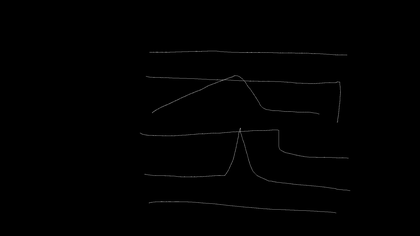
%> input picture Jay_TPS/TPS_課程二/TPS_bounding_box/6297005097746432.tif, 420 x 236 px, shrunk from 1920 x 1080 before the run
$ octave sort_delet_y.m   (GNU Octave 9; MATLAB toolbox functions it lacks are replaced by stand-ins)
%> lines starting %> are read from the running program, lines starting %| are printed output that depends on the picture; in (x1, y1, x2, y2) boxes, pixels count from 0 and x2, y2 are one past the last pixel; in counts of white or black regions, pixels touching at a corner belong together; the program's own positions count from 1
clear all;
close all;
clc;

tif_pic = dir('6297005097746432.tif');
pic=imread(tif_pic(1).name);
%> pic is the input picture: size 236x420 uint8; min 0, max 112, mean 0.9

pic=pic>0;
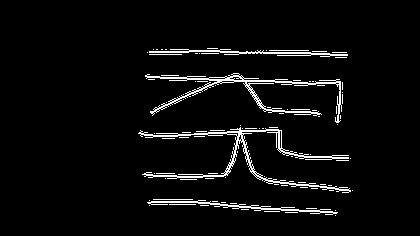
%> pic: size 236x420 logical; 4.4% white in thin lines or dots, all inside (x1, y1, x2, y2) = (138, 48, 353, 216)
[x,y]=find(pic);
%> x = 4342 values from 49 to 216; y = 4342 values from 139 to 353
xminimum=min(x);            %x取最小座標
%> xminimum = 49
yminimum=min(y);            %y取最小座標
%> yminimum = 139
xmaximum=max(x);            %x取最大座標
%> xmaximum = 216
ymaximum=max(y);            %y取最大座標
%> ymaximum = 353
x=x-xminimum+1;               %所有座標減去最小值,讓圖片可貼在(1,1)上
%> x = 4342 values, max 168 at index 4038, min 1 at index 1253, mean 80.82
y=y-yminimum+1;               %所有座標減去最小值,讓圖片可貼在(1,1)上
%> y = 4342 values from 1 to 215


sx=[x,y];
 [sort_y,ind]=sort(sx(:,2));%排序y軸,並記下index
%> sort_y = 4342 values from 1 to 215; ind = 4342 values from 1 to 4342
 sort_y(:,2)=sort_y;
 %-----------排序y軸，並透過索引將y軸對應到對的x軸-----------------
 for i=1:1:size(sort_y,1)  %排序X軸，並透過索引將y軸對應到對的x軸
     sort_y(i,1)=sx(ind(i,1),1);
 end
%--------------------------------------------------------------
i=1;

while(i<size(sort_y,1))
temp=[];
pos=find(sort_y(:,2)==sort_y(i,2));
    if(size(pos,1)>1)
        k=1;
        for j=2:1:size(pos,1)
            if(abs(sort_y(pos(1,1),1)-sort_y(pos(j,1),1))==1)
                temp(k,1)=pos(j,1);
                k=k+1;
            end
        end
    end

 if(isempty(temp)==0)
        for s=1:1:size(temp,1)
            sort_y(temp(s,1),:)=[];
        end
 end

    i=i+1
end
%> this loop made 4260 passes
%> pos on passes 1 to 12: 1, [2; 3], [3; 4; 5; 6], [3; 4; 5; 6], [3; 4; 5; 6], [3; 4; 5; 6], [7; 8; 9; 10], [7; 8; 9; 10], [7; 8; 9; 10], [7; 8; 9; 10], [11; 12; 13; 14; 15], [11; 12; 13; 14; 15]
%> after the loop, i = 4261

%-----------------------sort_y匯出來---------------------------
 figure
%> (the run ends here)
